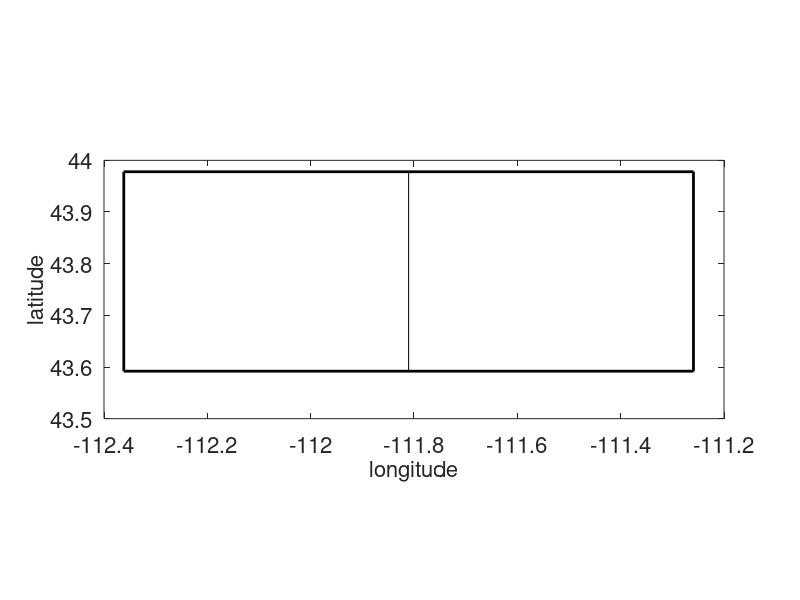

This figure's MATLAB source:
function daspect_brick()
clf


ax = -112.36171859;
bx = -111.25911794;
ay = 43.59190493;
by = 43.97790751;

d1 = compute_distances([ax bx],[ay,ay]);
d2 = compute_distances([ax,ax],[ay,by]);

fprintf('%20s %12.4f\n','Horizontal distance',d1/1e3);
fprintf('%20s %12.4f\n','Vertical distance',d2/1e3);
fprintf('\n\n');

% ax = 0;
% bx = d1;
% ay = 0;
% by = d2;


plot([ax bx bx ax ax],[ay ay by by ay],'k','linewidth',2);
hold on;
daspect([1 1 1]);

% Aspect ratio : 2.85645927 (actual) vs. 2.8421052631578947 (approx)
mi = 2;
mj = 1;

xe = linspace(ax,bx,mi+1);
ye = linspace(ay,by,mj+1);


for i = 1:(mi+1)
    plot([xe(i) xe(i)],[ay by],'k');
end

for j = 1:(mj+1)
    plot([ax,bx],[ye(j) ye(j)],'k');
end

set(gca,'fontsize',16);
xlabel('longitude','fontsize',16);
ylabel('latitude','fontsize',16);

% GeoClaw finegrid resolution : 
R = [1,2,4,4,4];
r = 1;
mx = 54;
my = 19;
dx = (bx-ax)/mx;
dy = (by-ay)/my;
fprintf('%7s %16s %16s %8s %8s\n','level','dx','dy','mx','my');
fprintf('%s\n',char(double('-')*ones(1,59)));
for i = 1:length(R)    
    dx = dx/R(i);
    dy = dy/R(i);
    mx = mx*R(i);
    my = my*R(i);
    fprintf('%7d %16.4e %16.4e %8d %8d\n',i,dx,dy,mx,my);
end
fprintf('%s\n',char(double('-')*ones(1,59)));
fprintf('\n');

% ForestClaw
minlevel = 0;
maxlevel = 7;
mx0 = 16;
mx = mi*mx0*2^minlevel;
my = mj*mx0*2^minlevel;
dx = (bx-ax)/mx;
dy = (by-ay)/my;
fprintf('%7s %16s %16s %8s %8s\n','level','dx','dy','mx','my');
fprintf('%s\n',char(double('-')*ones(1,59)));
for l = minlevel:maxlevel    
    fprintf('%7d %16.4e %16.4e %8d %8d\n',l,dx,dy,mx,my);
    dx = dx/2;
    dy = dy/2;
    mx = mx*2;
    my = my*2;
end
fprintf('%s\n',char(double('-')*ones(1,59)));

shg

end

function d = compute_distances(lon,lat)

% lon = [ax bx bx ax ax];
% lat = [ay ay by by ay];

fprintf('\n');
for i = 1:1,
    lat1 = lat(i);
    lat2 = lat(i+1);
    lon1 = lon(i);
    lon2 = lon(i+1);
    
    dlon = lon2-lon1;
    dlat = lat1-lat2;
    
    R = 6367.5e3;
    a = (sind(dlat/2))^2 + cosd(lat1) * cosd(lat2) * (sind(dlon/2))^2 ;
    c = 2 * atan2( sqrt(a), sqrt(1-a) ) ;
    d = R * c;
%     fprintf('%10s %d : %8.0f\n','Distance',i,d);
end


end
